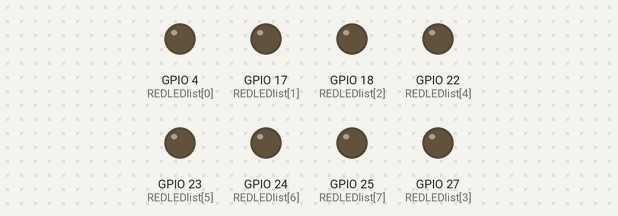
Bench run of a program on a simulated Raspberry Pi (BCM pin numbers). On the bench: output pins drawn as LEDs (lit = HIGH).

Above: at 0.1 s.
At 0.6 s:
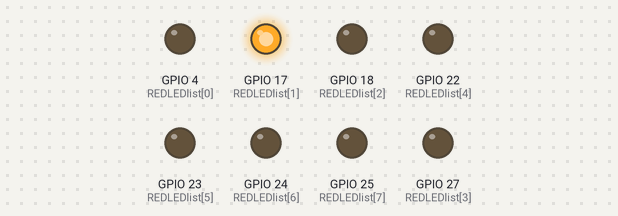
Timing chart, 0 to 2.1 s (numbered marks = the images above):
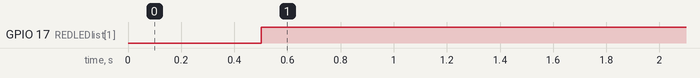

Measured:
- by itself, GPIO 17 (REDLEDlist[1]): LOW → HIGH at 0.50 s

The program:

testcode03.py
```python
import RPi.GPIO as GPIO
import time


REDLEDlist = [4, 17, 18, 27, 22, 23, 24, 25]
KEYPADlist = [6, 12, 13, 16, 19, 20, 26, 21]
arr = []

def KeypadRead():
	keypadnum = -1
	for i in range(8):
		if(not GPIO.input(KEYPADlist[i])):
			keypadnum = i
			break
	return keypadnum


def LEDControl(keypadnum):
	for i in range(8):
		if(i == keypadnum):
			for j in arr:
				if (keypadnum == j):
					arr.remove(j)
					GPIO.output(REDLEDlist[i], GPIO.HIGH)
				else:
					GPIO.output(REDLEDlist[i], GPIO.LOW)


GPIO.setmode(GPIO.BCM)

for i in REDLEDlist:
	GPIO.setup(i, GPIO.OUT, initial=GPIO.LOW)
for i in KEYPADlist:
	GPIO.setup(i, GPIO.IN)
time.sleep(0.5)

while(1):
	try:
		keypadnum = KeypadRead()
	#	arr.append(keypadnum)
		LEDControl(keypadnum)
		arr.append(keypadnum)
	except KeyboardInterrupt:
		pass

GPIO.cleanup()
```
